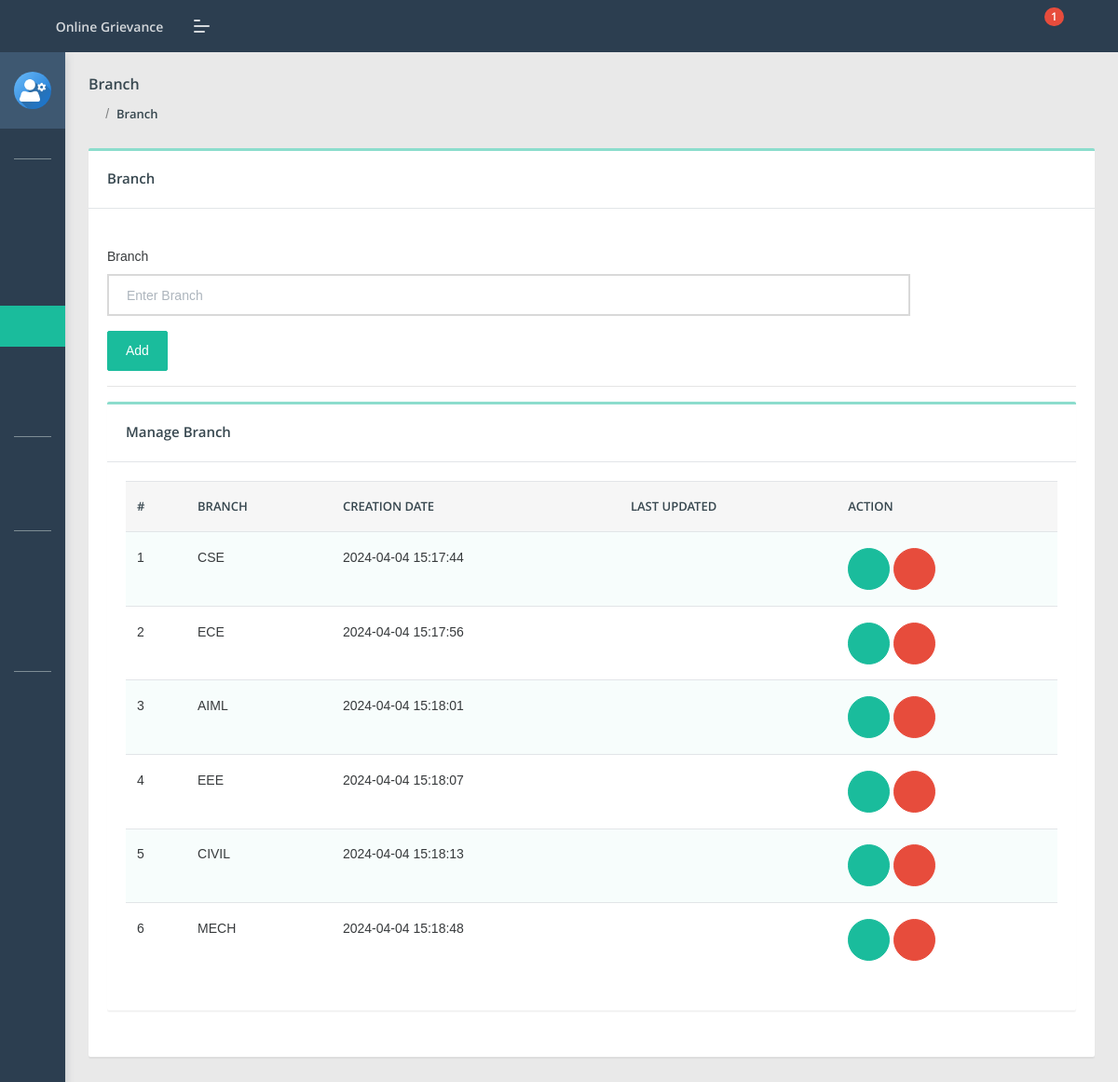
Page /cms/admin/state.php (signed in) on the committed database.
### tables this page shows
CREATE TABLE `state` (
  `id` int(11) NOT NULL,
  `stateName` varchar(255) DEFAULT NULL,
  `stateDescription` tinytext DEFAULT NULL,
  `postingDate` timestamp NULL DEFAULT current_timestamp(),
  `updationDate` timestamp NULL DEFAULT NULL ON UPDATE current_timestamp()
);

### cms/admin/state.php (the view, shortened to what this page needs)
<?php
include('include/config.php');
if(strlen($_SESSION['aid'])==0)
    {
header('location:index.php');
}
else{
?>
<!DOCTYPE html>
<html lang="en">
<head>
    <link rel="stylesheet" href="assets/css/style.css">
</head>
<body class="">
	<?php include('include/sidebar.php');?>
	<?php include('include/header.php');?>
<section class="pcoded-main-container">
    <div class="pcoded-content">
        <div class="page-header">
            <div class="page-block">
                <div class="row align-items-center">
                    <div class="col-md-12">
                        <div class="page-header-title">
                            <h5 class="m-b-10">Branch</h5>
                        </div>
                        <ul class="breadcrumb">
                            <li class="breadcrumb-item"><a href="dashboard.php"><i class="feather icon-home"></i></a></li>
                            <li class="breadcrumb-item"><a href="state.php">Branch</a></li>
                        </ul>
                    </div>
                </div>
            </div>
        </div>
        <div class="row">
            <div class="col-sm-12">
                <div class="card">
                    <div class="card-header">
                        <h5>Branch</h5>
                    </div>
                    <div class="card-body">
                        <div class="row">
                            <div class="col-md-10">
                                    <br />
                                <form method="post" name="Category">
                                    <div class="form-group">
                                        <label for="exampleInputEmail1">Branch</label>
                                       <input type="text" placeholder="Enter Branch"  name="state" class="form-control" required>
                                    </div>
                                    <button type="submit" class="btn  btn-primary" name="submit">Add</button>
                                </form>
                            </div>
                        </div>
                     <hr>
                      <div class="row">
                            <div class="col-xl-12">
                <div class="card">
                    <div class="card-header">
                        <h5>Manage Branch</h5>
                    </div>
                    <div class="card-body table-border-style">
                        <div class="table-responsive">
                            <table class="table table-striped">
                                <thead>
                                    <tr>
                                            <th>#</th>
                                            <th>Branch</th>
                                            <th>Creation date</th>
                                            <th>Last Updated</th>
                                            <th>Action</th>
                                        </tr>
                                </thead>
                                <tbody>
                                    <?php $query=mysqli_query($con,"select * from state");
$cnt=1;
while($row=mysqli_fetch_array($query))
{
?>
                                        <tr>
                                            <td><?php echo htmlentities($cnt);?></td>
                                            <td><?php echo htmlentities($row['stateName']);?></td>
                                            <td><?php echo htmlentities($row['postingDate']);?></td>
                                            <td> <?php echo htmlentities($row['updationDate']);?></td>
                                            <td>
                                            <a href="edit-state.php?id=<?php echo $row['id']?>" class="btn  btn-icon btn-primary"><i class="feather icon-edit"></i></a>
                                            <a href="state.php?id=<?php echo $row['id']?>&del=delete" class="btn  btn-icon btn-danger" onClick="return confirm('Are you sure you want to delete?')"><i class="feather icon-delete"></i></a></td>
                                        </tr>
                                        <?php $cnt=$cnt+1; } ?>
                                </tbody>
                            </table>
                        </div>
                    </div>
                </div>
            </div>
                        </div>
                    </div>
                </div>
            </div>
        </div>
    </div>
</section>
</body>
</html>
<?php } ?>

### rows in the picture
state: stateName "CSE", postingDate "2024-04-04 15:17:44"
state: stateName "ECE", postingDate "2024-04-04 15:17:56"
state: stateName "AIML", postingDate "2024-04-04 15:18:01"
state: stateName "EEE", postingDate "2024-04-04 15:18:07"
state: stateName "CIVIL", postingDate "2024-04-04 15:18:13"
state: stateName "MECH", postingDate "2024-04-04 15:18:48"

### other values in the picture
$num1 "1"
